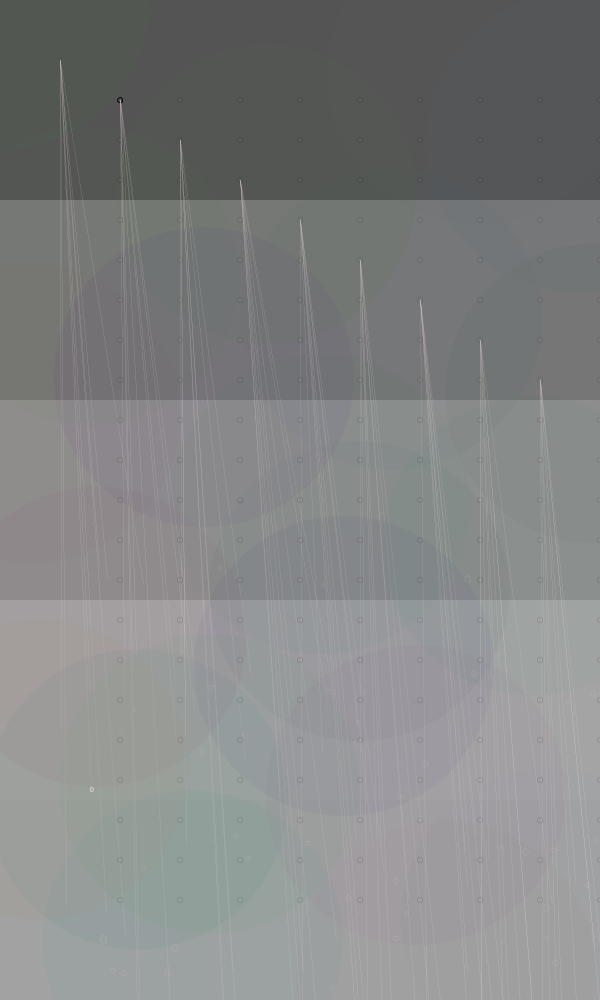
Frame 1 (no input)
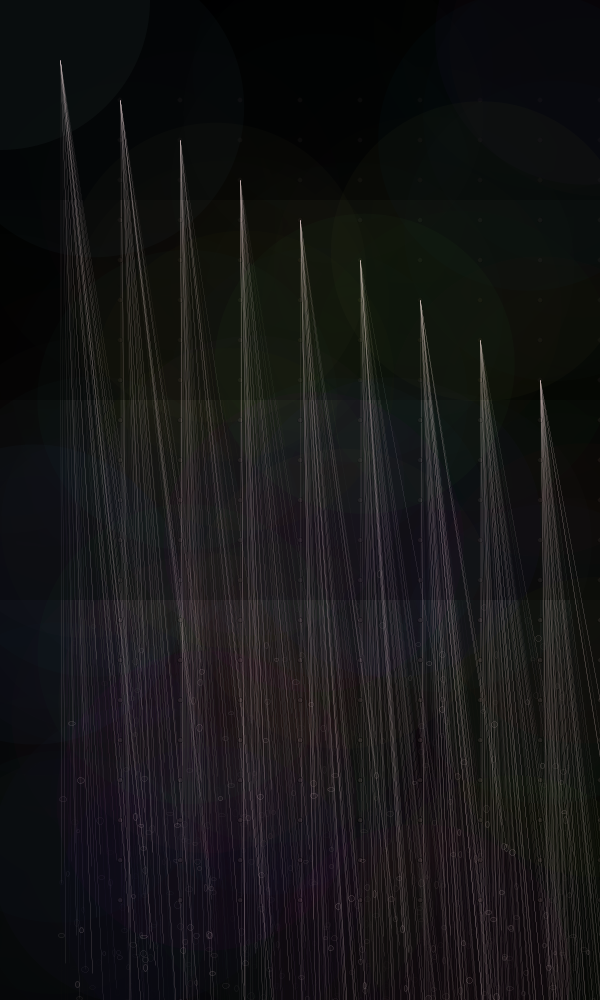
Frame 60 (the mouse pressed at the canvas centre just before this capture)
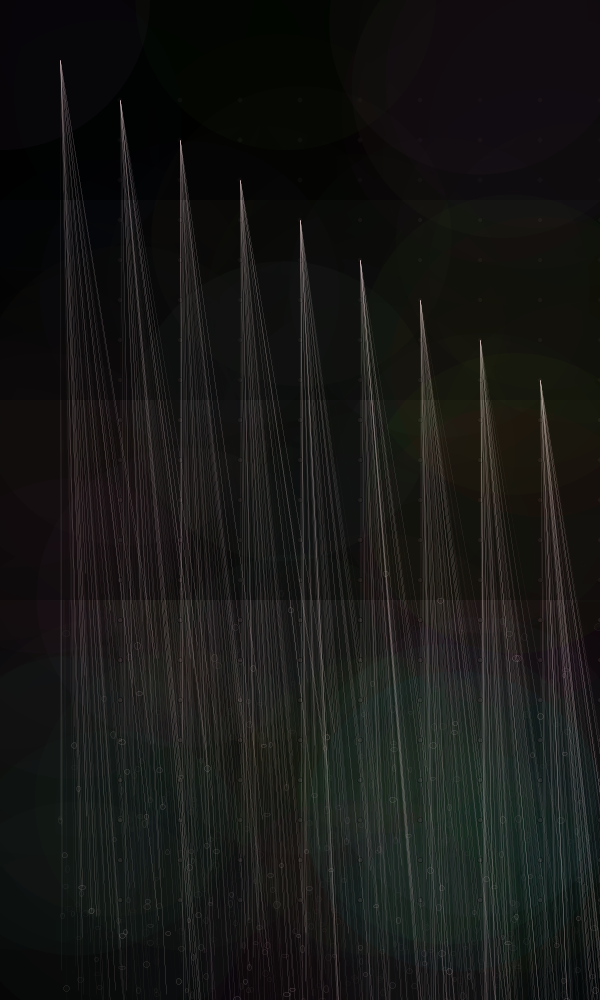
Frame 120 (the mouse held since frame 60 and released just before this capture)

The Processing sketch that drew these frames (run headless with seeded random() and noise(); from frame 60 on, the mouse is pressed at the canvas centre):

// Processing sketch: processing_135839
// ── processing_135839.pde

/*
Jacqueline Miller
int art
hw #5
'grid activated; let it pour'
*/
 
int x=60;
int y=40;
int x1=120;
int y1=40;
int size=3;
int columns=9;
int rows=21;
float margin =60;
float translate_x;
float translate_y;
 
float slope;
float product_down_slope;
float down_slope;
float first_down_slope;
float shift_up;
PVector move, circles;
PVector mouse;
 
 
void setup(){
  size(600,1000);
 
 
}
  void draw(){
    frameRate(random(5,15));// changing frame rate to varry the 'flow' of the water. I wanted it to look like it is catching a draft wind
   // background(0);
   noStroke();
    fill(0,150);// transitions the background to fade from top to bottom at a different pace
    rect(0,0,width, 200);
     
    fill(0,105);
    rect(0, 200, width, 200);
    
    fill(0,75);
    rect(0,400, width, 200);
    
     fill(0,50);
    rect(0, 600, width, 600);
     fill(0,3);
    rect(0, 800, width, 800);
     
PVector move=new PVector();
PVector circles=new PVector();
//PVector mouse=new PVector(); decided not to make further animation
//mouse=new PVector(mouseX, mouseY);
 
for (int r=0; r<rows; r++){
float first_down_slope=down_slope(r, 1);
noStroke();
fill (random(150), random(150), random(150),10);
ellipse (circles.x,circles.y, 300,300);// larger moving circles
fill (#f0d5da, (random(255)));
 
 
   
for (int c=0; c<columns; c++){
  translate_x=(margin+(x*first_down_slope));// test for defining pvector by translation variable
  translate_y=(margin+(y*first_down_slope));
move=new PVector(random(100), random(500,1000));// activates all .move animation
circles=new PVector(random(width), random(height));// activates all .move animation

pushMatrix();
translate(margin +(x*c),margin +(y*r));
fill(#f0d5da,5);
//stroke(0);

stroke(0);
//stroke(#f0d5da);
ellipse(x,y,size+2,size+2);// grid of circles
stroke(#f0d5da);
ellipse(move.x,move.y,size+(random(4)), size+(random(4))); // small circles, splashing effect
 
   
popMatrix();
 
pushMatrix();
//shift lines
 
translate(translate_x,translate_y);//water moving
noStroke();
//stroke(0);
//fill(#f0d5da);
stroke(#f0d5da);
strokeWeight(.01);
line(0,0,move.x,move.y);//following defined pvector

 
//line(0+(first_down_slope*8),0,  x+(first_down_slope*8), y);weird effect
 
noStroke();//lines that shift to follow x
//stroke(#f0d5da);
strokeWeight(.01);
line(60,0,x+60,y);
//line(60,0,mouse.x+60,mouse.y); weird effect
line(120,0,x+120,y);
line(180,0, x+180, y);
line(240,0,x+240, y);
line(300,0,x+300,y);
line (360,0,x+360, y);
line (420,0,x+420,y);
line(480,0,480+x, y);
popMatrix();
 
 
 
pushMatrix();
translate(margin+(x*first_down_slope), ((y)*first_down_slope)+margin+40); //lines that shift to follow y
line(0,0,x,y);
line(0,40,x,y+40);
line(0,80,x,y+80);
line(0,120,x,y+120);
line(0,160,x,y+160);
line(0,200,x,y+200);
line(0,240,x,y+240);
line(0,280,x,y+280);
line(0,320,x,y+320);
line(0,360,x,y+360);
line(0,400,x,y+400);
line(0,440,x,y+440);
line(0,480,x,y+480);
line(0,520,x,y+520);
line(0,560,x,y+560);
line(0,600,x,y+600);
line(0,640,x,y+640);
line(0,680,x,y+680);
line(0,720,x,y+720);
line(0,760,x,y+760);
 
 
popMatrix();
 
 }}}// reminder brackets need to be outside of matrix
  
 
 
  
 float down_slope(float r, float slope) {
 float product_down_slope = r*slope;
 return product_down_slope;
 }
